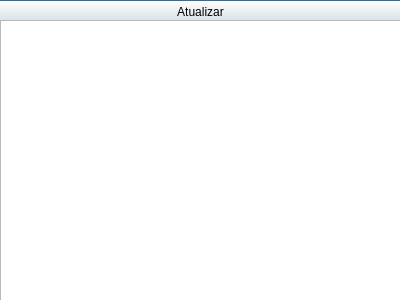
<?xml version="1.0" encoding="UTF-8"?>
<ui version="4.0">
 <class>DBShowData</class>
 <widget class="QDialog" name="DBShowData">
  <property name="geometry">
   <rect>
    <x>0</x>
    <y>0</y>
    <width>400</width>
    <height>300</height>
   </rect>
  </property>
  <property name="windowTitle">
   <string>Dialog</string>
  </property>
  <widget class="QPushButton" name="refreshButton">
   <property name="geometry">
    <rect>
     <x>-10</x>
     <y>0</y>
     <width>421</width>
     <height>23</height>
    </rect>
   </property>
   <property name="text">
    <string>Atualizar</string>
   </property>
  </widget>
  <widget class="QTableWidget" name="table">
   <property name="enabled">
    <bool>true</bool>
   </property>
   <property name="geometry">
    <rect>
     <x>0</x>
     <y>20</y>
     <width>401</width>
     <height>281</height>
    </rect>
   </property>
  </widget>
 </widget>
 <resources/>
 <connections/>
</ui>
